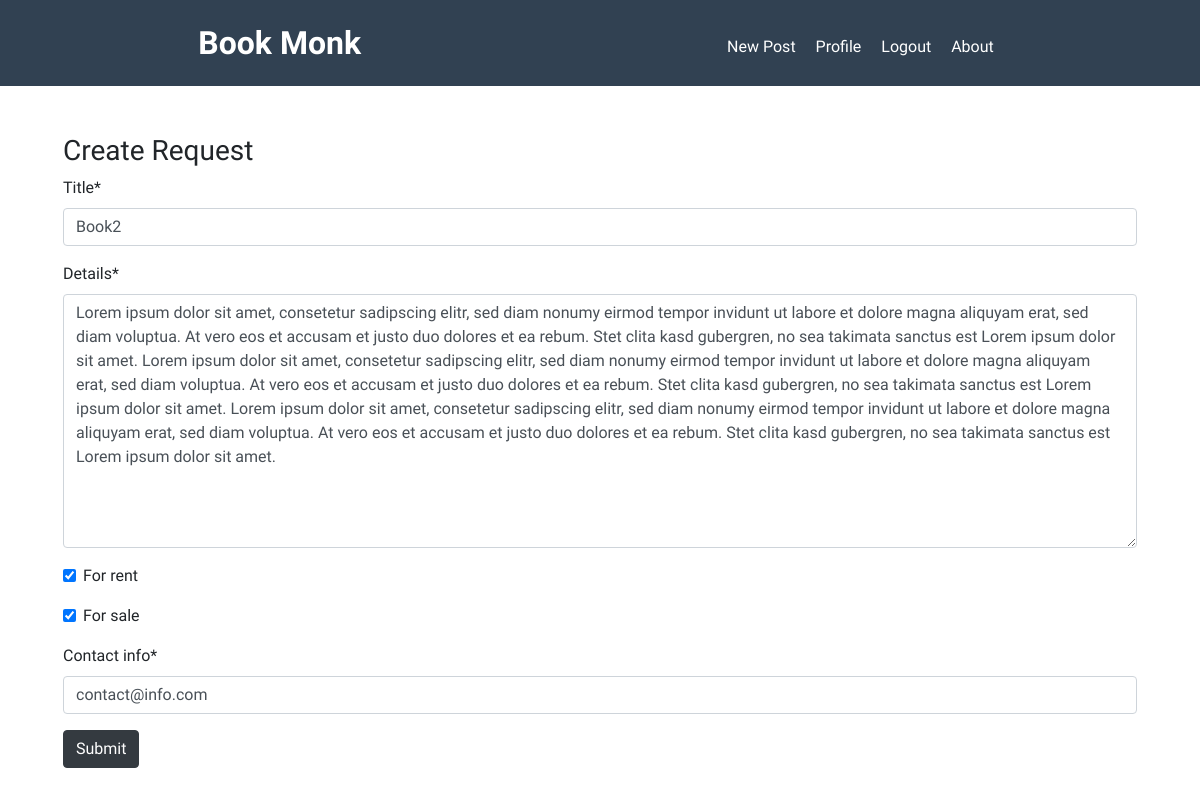
Screenshot of /book/2/update/ (signed in) with the database file from the repository.
### books/models.py (models this page shows, shortened)
class Book(models.Model):
    title = models.CharField(max_length=100)
    details = models.TextField()
    for_rent = models.BooleanField()
    for_sale = models.BooleanField()
    date_posted = models.DateTimeField(default=timezone.now)
    post_author = models.ForeignKey(User, on_delete=models.CASCADE)
    contact_info = models.CharField(max_length=100)

### books/views.py (the view, shortened to what this page needs)
# urls.py: path('book/<int:pk>/update/', BookUpdateView.as_view(), name='book-update'),
class BookUpdateView(LoginRequiredMixin, UserPassesTestMixin, UpdateView):
    model = Book
    fields = ['title', 'details', 'for_rent', 'for_sale', 'contact_info']
    def test_func(self):
        book = self.get_object()
        if self.request.user == book.post_author:
            return True
        return False

### books/templates/books/book_form.html (shortened to what this page needs)
{% extends "books/base.html" %}
{% load crispy_forms_tags %}
{% block content %}
    <div class="container">
        <h3>Create Request</h3>
        <form method="POST">
            <div>{{ form|crispy }}</div>
            <div><button class="btn btn-dark" type="submit">Submit</button></div>
        </form>
    </div>
{% endblock content %}

### books/static/books/main.css (style rules this page uses)
body { font-family: 'Be Vietnam', sans-serif; }

### rows the page displays
Book: title "Book2", details "Lorem ipsum dolor sit amet, consetetur sadipscing elitr, sed diam nonumy eirmod tempor invidunt ut labore et dolore magna aliquyam erat, sed diam voluptua. At vero eos et accusam et justo duo dolores et ea rebum. Stet clita kasd gubergren, no sea takimata sanctus est Lorem ipsum dolor sit amet. Lorem ipsum dolor sit amet, consetetur sadipscing elitr, sed diam nonumy eirmod tempor invidunt ut labore et dolore magna aliquyam erat, sed diam voluptua. At vero eos et accusam et justo duo dolores et ea rebum. Stet clita kasd gubergren, no sea takimata sanctus est Lorem ipsum dolor sit amet. Lorem ipsum dolor sit amet, consetetur sadipscing elitr, sed diam nonumy eirmod tempor invidunt ut labore…", for_rent "☑", for_sale "☑", contact_info "contact@info.com"
